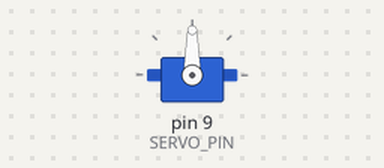
Recording of a sketch running on a simulated Arduino Uno, built with avr-gcc and run on an emulated ATmega328P. Shown: servo.

Above: at 1.05 s.
At 2.0 s:
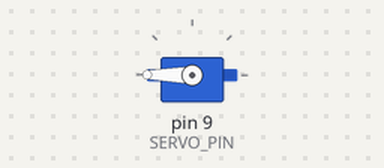
At 3.0 s:
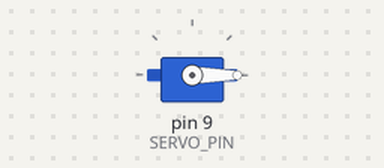
Timing chart, 0 to 5.6 s (numbered marks = the images above):
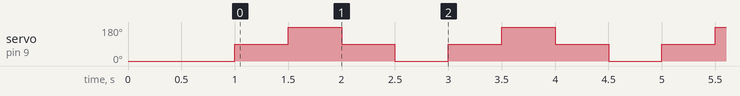

The sketch:

BLKLab_PRJ_57_Lam_Quen_Voi_Dong_Co_Servo.ino
```cpp
/*=================================================================================================
 * BANLINHKIEN.COM                                            *
 ==================================================================================================
*/

#include <Servo.h>      // Khai báo thư viện điều khiển servo

// --- KHAI BÁO CẤU HÌNH ---
Servo myServo;          // Tạo đối tượng servo để điều khiển
const int SERVO_PIN = 9; // Chân tín hiệu điều khiển Servo

void setup() {
  myServo.attach(SERVO_PIN); // Gắn chân tín hiệu Servo vào chân số 9
  myServo.write(0);          // Đưa Servo về vị trí xuất phát (0 độ)
  delay(1000);               // Chờ 1 giây để Servo ổn định vị trí
}

void loop() {
  // Quay servo đến góc 90 độ (Vị trí chính giữa)
  myServo.write(90);
  delay(500);

  // Quay servo đến góc 180 độ (Vị trí tối đa)
  myServo.write(180);
  delay(500);

  // Quay lại góc 90 độ
  myServo.write(90);
  delay(500);

  // Quay về góc 0 độ (Vị trí ban đầu)
  myServo.write(0);
  delay(500);
}
```

Measured:
- by itself, servo on pin 9 (SERVO_PIN): repeats every 2.0 s: 180° 0.50 s, 90° 0.50 s, 0° 0.50 s, 90° 0.50 s
